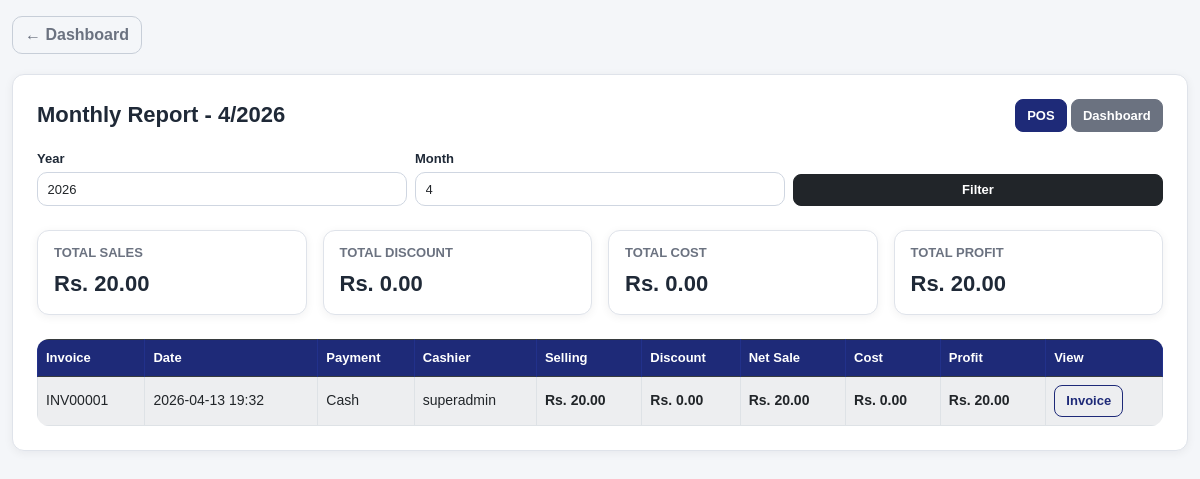
The page /reports/monthly/ (signed in) on the database as committed earlier.
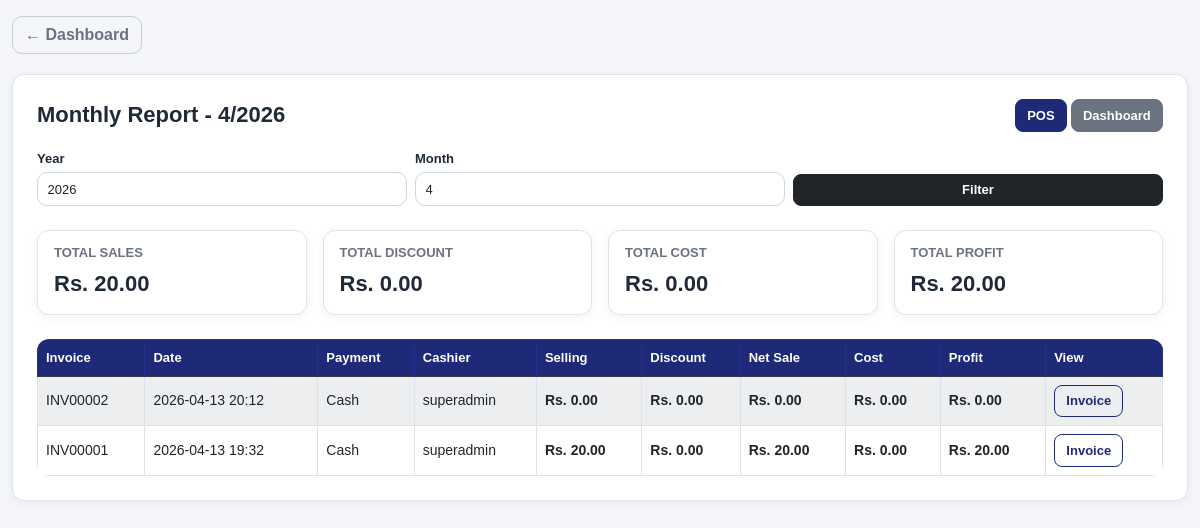
The same page on the database as committed later.
### pos/models.py (models this page shows, shortened)
class Sale(models.Model):
    PAYMENT_METHODS = [
        ("cash", "Cash"),
        ("card", "Card"),
        ("credit", "Credit"),
    ]
    SALE_TYPE_CHOICES = [
        ("retail", "Retail Sale"),
        ("project_issue", "Project Issue"),
    ]
    APPROVAL_STATUS_CHOICES = [
        ("na", "Not Applicable"),
        ("pending", "Pending"),
        ("approved", "Approved"),
        ("rejected", "Rejected"),
    ]
    invoice_no = models.CharField(max_length=50, unique=True)
    total = models.DecimalField(max_digits=12, decimal_places=2, default=0)
    discount = models.DecimalField(max_digits=12, decimal_places=2, default=0)
    grand_total = models.DecimalField(max_digits=12, decimal_places=2, default=0)
    sale_type = models.CharField(max_length=20, choices=SALE_TYPE_CHOICES, default="retail")
    project = models.ForeignKey(
        "Project",
        on_delete=models.SET_NULL,
        null=True,
        blank=True,
        related_name="pos_sales"
    )
    approval_status = models.CharField(max_length=20, choices=APPROVAL_STATUS_CHOICES, default="na")
    approved_by = models.ForeignKey(
        User,
        on_delete=models.SET_NULL,
        null=True,
        blank=True,
        related_name="approved_sales"
    )
    approved_at = models.DateTimeField(null=True, blank=True)
    is_posted_to_project_expense = models.BooleanField(default=False)
    approval_note = models.TextField(blank=True, null=True)
    payment_method = models.CharField(max_length=20, choices=PAYMENT_METHODS, default="cash")
    received_amount = models.DecimalField(max_digits=12, decimal_places=2, null=True, blank=True)
    balance = models.DecimalField(max_digits=12, decimal_places=2, null=True, blank=True)
    card_last4 = models.CharField(max_length=4, blank=True, null=True)
    cheque_number = models.CharField(max_length=50, blank=True, null=True)
    customer_name = models.CharField(max_length=150, blank=True, null=True)
    customer_phone = models.CharField(max_length=20, blank=True, null=True)
    customer = models.ForeignKey(
        "Customer",
        on_delete=models.SET_NULL,
        null=True,
        blank=True,
        related_name="sales"
    )
    created_by = models.ForeignKey(User, on_delete=models.SET_NULL, null=True, blank=True)
    created_at = models.DateTimeField(auto_now_add=True)
    class Meta:
        ordering = ["-created_at"]

### pos/views.py (the view)
# urls.py: path('reports/monthly/', views.monthly_report, name='monthly_report'),
@login_required
def monthly_report(request):
    today = timezone.localdate()
    try:
        year = int(request.GET.get("year", today.year))
    except (TypeError, ValueError):
        year = today.year
    try:
        month = int(request.GET.get("month", today.month))
    except (TypeError, ValueError):
        month = today.month
    sales = Sale.objects.filter(
        created_at__year=year,
        created_at__month=month
    ).prefetch_related("sale_items__item", "sale_items__returns").order_by("-created_at")
    total_sales = Decimal("0")
    total_discount = Decimal("0")
    total_cost = Decimal("0")
    total_profit = Decimal("0")
    for sale in sales:
        sale_cost = Decimal("0")
        for row in sale.sale_items.all():
            available_qty = get_available_qty_for_sale_item(row)
            if available_qty <= 0:
                continue
            item_cost = Decimal(str(row.item.cost_price or 0))
            sale_cost += item_cost * available_qty
        sale.sale_cost = sale_cost
        sale.sale_profit = Decimal(str(sale.grand_total or 0)) - sale_cost
        total_sales += Decimal(str(sale.grand_total or 0))
        total_discount += Decimal(str(sale.discount or 0))
        total_cost += sale_cost
        total_profit += sale.sale_profit
    summary = {
        "total_sales": total_sales,
        "total_discount": total_discount,
        "total_cost": total_cost,
        "total_profit": total_profit,
    }
    return render(request, "pos/monthly_report.html", {
        "sales": sales,
        "year": year,
        "month": month,
        "summary": summary,
    })

### pos/templatetags/currency_filters.py (called while the page is built)
@register.filter
def money(value):
    try:
        if value in (None, ""):
            value = Decimal("0")
        value = Decimal(str(value))
        return f"{value:,.2f}"
    except (InvalidOperation, ValueError, TypeError):
        return "0.00"

### pos/views.py (called while the page is built)
def get_returned_qty_for_sale_item(sale_item):
    return sale_item.returns.aggregate(total=Sum("qty"))["total"] or Decimal("0")

def get_available_qty_for_sale_item(sale_item):
    sold_qty = Decimal(str(sale_item.qty or 0))
    returned_qty = Decimal(str(get_returned_qty_for_sale_item(sale_item) or 0))
    available_qty = sold_qty - returned_qty
    if available_qty < 0:
        available_qty = Decimal("0")
    return available_qty

### pos/templates/pos/monthly_report.html (shortened to what this page needs)
{% extends "base.html" %}
{% load currency_filters %}
{% block content %}
<div class="card p-3 p-md-4">
    <div class="app-card-header">
        <h4 class="app-page-title">Monthly Report - {{ month }}/{{ year }}</h4>
        <div>
            <a href="{% url 'pos' %}" class="btn btn-primary btn-sm">POS</a>
            <a href="{% url 'dashboard' %}" class="btn btn-secondary btn-sm">Dashboard</a>
        </div>
    </div>
    <form method="get" class="row g-2 mb-4">
        <div class="col-md-4">
            <label class="form-label">Year</label>
            <input type="number" name="year" value="{{ year }}" class="form-control form-control-sm" placeholder="Year">
        </div>
        <div class="col-md-4">
            <label class="form-label">Month</label>
            <input type="number" name="month" value="{{ month }}" class="form-control form-control-sm" placeholder="Month">
        </div>
        <div class="col-md-4 d-flex align-items-end">
            <button class="btn btn-dark btn-sm w-100">Filter</button>
        </div>
    </form>
    <div class="row g-3 mb-4">
        <div class="col-md-3">
            <div class="summary-box">
                <h6>Total Sales</h6>
                <p class="summary-value">Rs. {{ summary.total_sales|money }}</p>
            </div>
        </div>
        <div class="col-md-3">
            <div class="summary-box">
                <h6>Total Discount</h6>
                <p class="summary-value">Rs. {{ summary.total_discount|money }}</p>
            </div>
        </div>
        <div class="col-md-3">
            <div class="summary-box">
                <h6>Total Cost</h6>
                <p class="summary-value">Rs. {{ summary.total_cost|money }}</p>
            </div>
        </div>
        <div class="col-md-3">
            <div class="summary-box">
                <h6>Total Profit</h6>
                <p class="summary-value">Rs. {{ summary.total_profit|money }}</p>
            </div>
        </div>
    </div>
    <div class="table-responsive">
        <table class="table table-bordered table-striped bg-white align-middle">
            <thead class="table-dark">
                <tr>
                    <th>Invoice</th>
                    <th>Date</th>
                    <th>Payment</th>
                    <th>Cashier</th>
                    <th>Selling</th>
                    <th>Discount</th>
                    <th>Net Sale</th>
                    <th>Cost</th>
                    <th>Profit</th>
                    <th>View</th>
                </tr>
            </thead>
            <tbody>
                {% for sale in sales %}
                <tr>
                    <td>{{ sale.invoice_no }}</td>
                    <td>{{ sale.created_at|date:"Y-m-d H:i" }}</td>
                    <td>{{ sale.get_payment_method_display }}</td>
                    <td>{% if sale.created_by %}{{ sale.created_by.username }}{% else %}-{% endif %}</td>
                    <td class="text-money">Rs. {{ sale.total|money }}</td>
                    <td class="text-money">Rs. {{ sale.discount|money }}</td>
                    <td class="text-money">Rs. {{ sale.grand_total|money }}</td>
                    <td class="text-money">Rs. {{ sale.sale_cost|money }}</td>
                    <td class="text-money">Rs. {{ sale.sale_profit|money }}</td>
                    <td>
                        <a href="{% url 'invoice_page' sale.id %}" class="btn btn-sm btn-outline-primary">Invoice</a>
                    </td>
                </tr>
                {% empty %}
                <tr>
                    <td colspan="10" class="text-center">No sales found</td>
                </tr>
                {% endfor %}
            </tbody>
        </table>
    </div>
</div>
{% endblock %}

Rows that differ between the two databases and show on the page:
added Sale: invoice_no "INV00002", created_at "2026-04-13 20:12", payment_method "Cash", created_by.username "superadmin", total "0.00", discount "0.00", grand_total "0.00", sale_cost "0.00", sale_profit "0.00"
